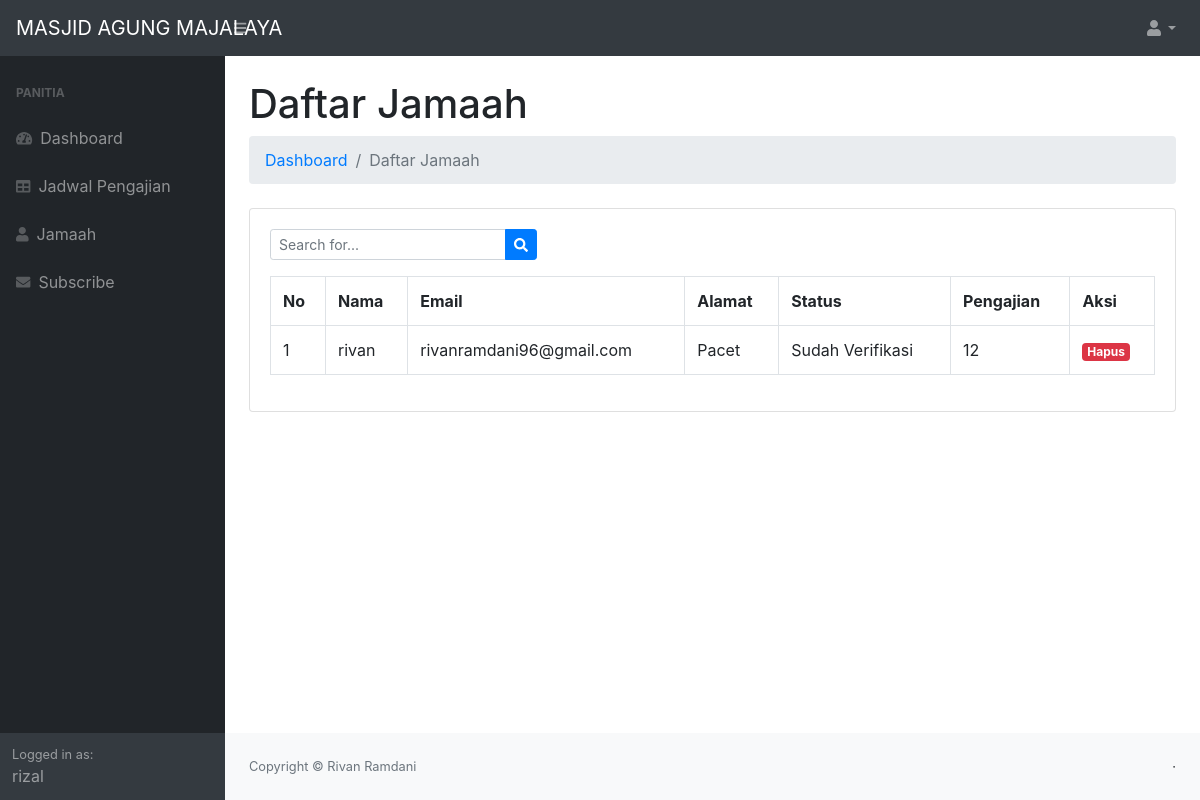
The app's page /panitia/jamaah/index.php (signed in) with its own data.
### tables this page shows
CREATE TABLE `jamaah` (
  `id_jamaah` int(11) NOT NULL,
  `nama` varchar(256) NOT NULL,
  `email` varchar(50) NOT NULL,
  `alamat` text NOT NULL,
  `id_pengajian` int(12) NOT NULL,
  `token` varchar(256) NOT NULL,
  `status` int(1) NOT NULL
);

### panitia/jamaah/index.php (the view, shortened to what this page needs)
<?php
    require '../../function/koneksi.php';
	require '../../templates/header.php';
	require '../../templates/sidebar.php';
 ?>
    <div id="layoutSidenav_content">
        <main>
            <div class="container-fluid">
                <h1 class="mt-4">Daftar Jamaah</h1>
                <ol class="breadcrumb mb-4">
                    <li class="breadcrumb-item"><a href="<?php echo base_url; ?>panitia/dashboard.php">Dashboard</a></li>
                    <li class="breadcrumb-item active">Daftar Jamaah</li>
                </ol>
                <div class="card mb-4">
                    <div class="card-body">
                        <div class="mb-3">
                            <form class="d-none d-md-inline-block form-inline ml-auto mr-0 mr-md-3 my-2 my-md-0" method="get">
                                <div class="input-group">
                                    <input class="form-control form-control-sm" type="text" name="cari" placeholder="Search for..." aria-label="Search" aria-describedby="basic-addon2" />
                                    <div class="input-group-append">
                                        <button class="btn btn-primary btn-sm" type="submit"><i class="fas fa-search"></i></button>
                                    </div>
                                </div>
                            </form>
                        </div>
                        <table class="table table-bordered" border="1" cellpadding="2">
                            <tr>
                                <th>No</th>
                                <th>Nama</th>
                                <th>Email</th>
                                <th>Alamat</th>
                                <th>Status</th>
                                <th>Pengajian</th>
                                <th>Aksi</th>
                            </tr>
                            <?php
                                if(isset($_GET['cari'])){
                                    $sql = "SELECT * FROM jamaah WHERE nama LIKE '%%$_GET[cari]%%' OR email LIKE '%%$_GET[cari]%%'";
                                }else{
                                    $sql = "SELECT * FROM jamaah";
                                }
                                $query = mysqli_query($koneksi, $sql);
                             ?>
                             <?php $no=1; while($row = mysqli_fetch_assoc($query)) : ?>
                                <tr>
                                    <td><?php echo $no; ?></td>
                                    <td><?php echo $row['nama']; ?></td>
                                    <td><?php echo $row['email']; ?></td>
                                    <td><?php echo $row['alamat'];?></td>
                                    <td><?php echo ($row['status'] == 1) ? 'Sudah Verifikasi' : 'Belum Verified';?></td>
                                    <td><?php echo $row['id_pengajian'];?></td>
                                    <td>
                                        <a onclick="return confirm('Apa anda yakin?')" href="hapus.php?id=<?= $row['id_jamaah']; ?>" class="badge badge-danger">Hapus</a>
                                    </td>
                                </tr>
                            <?php $no++; endwhile; ?>
                        </table>
                    </div>
                </div>
            </div>
        </main>
        <footer class="py-4 bg-light mt-auto">
            <div class="container-fluid">
                <div class="d-flex align-items-center justify-content-between small">
                    <div class="text-muted">Copyright &copy; Rivan Ramdani</div>
                    <div>
                        &middot;
                    </div>
                </div>
            </div>
        </footer>
    </div>
</div>
<?php require '../../templates/footer.php'; ?>

### records on screen
jamaah: nama "rivan", email "rivanramdani96@gmail.com", alamat "Pacet", status "Sudah Verifikasi", id_pengajian "12"

### other values on screen
$_SESSION['user']['nama'] "rizal"
